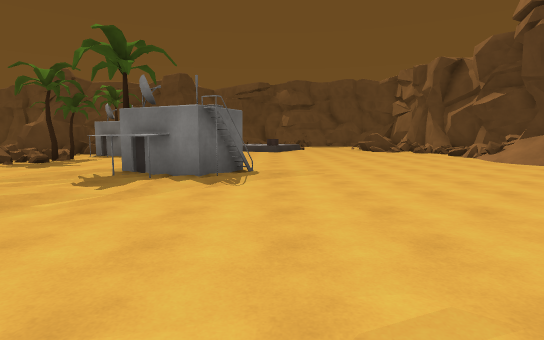
view 1 (above)

18 first-person views from a walk through a Unity game level. The camera is 1.5 m above the floor, tilts 6° down and sees 80° across. The floor is counted in squares, 2 m on a side. Each view is taken from the middle of a square. On the plan, view 1 faces up. The plan holds only what a view shows up to about 11 squares ahead; the rest is blank. The place goes on beyond the plan. The player is left out. Some animated figures are left out. Surface patterns are stand-ins for the level's own textures.

view 2
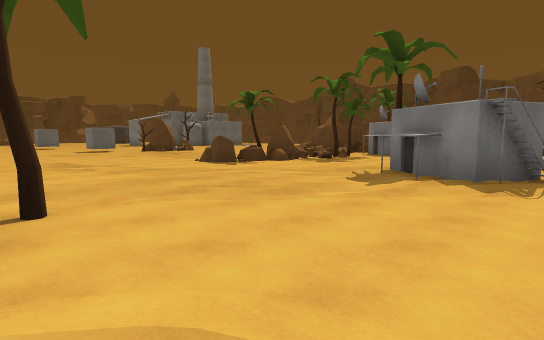

view 3
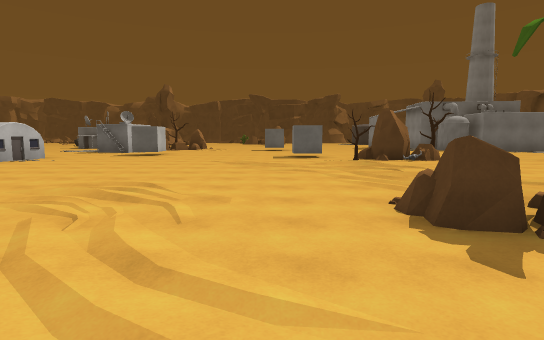

view 4
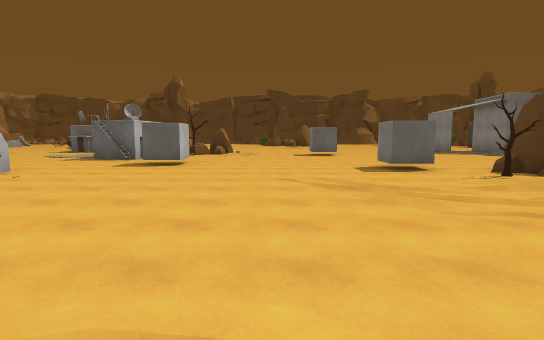

view 5
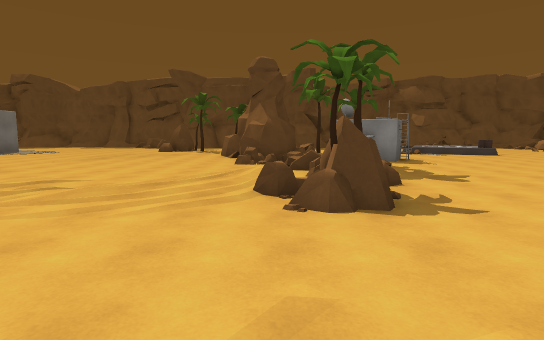

view 6
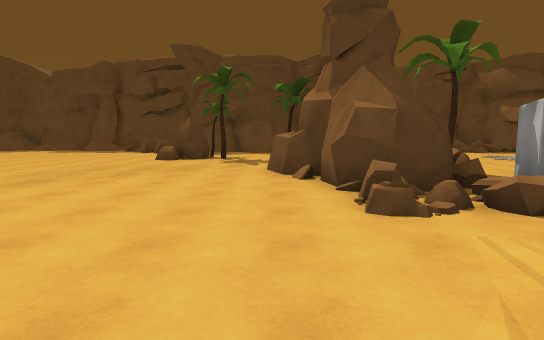

view 7
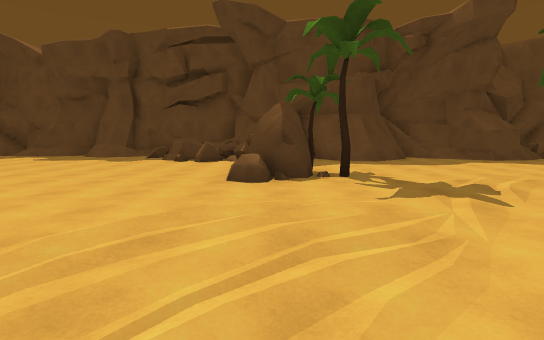

view 8
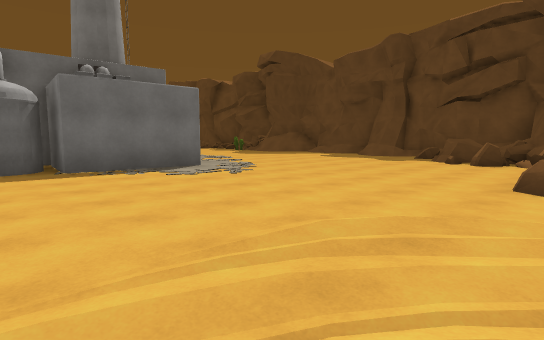

view 9
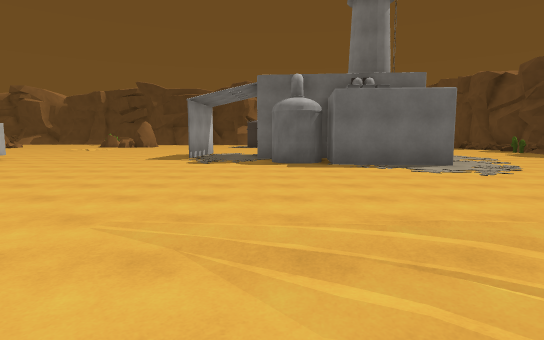

view 10
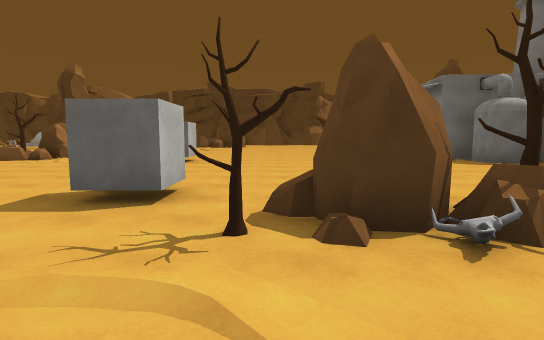

view 11
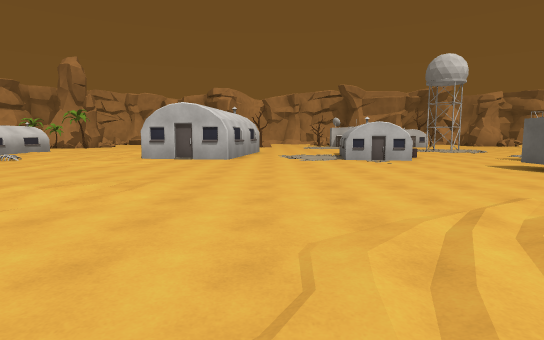

view 12
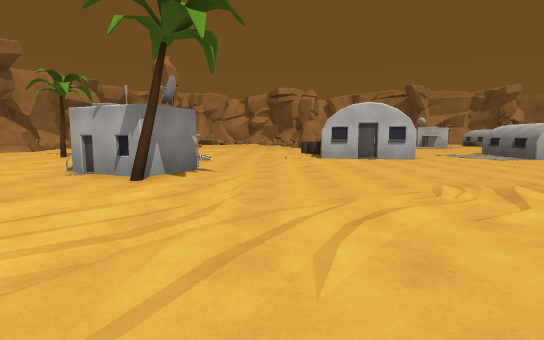

view 13
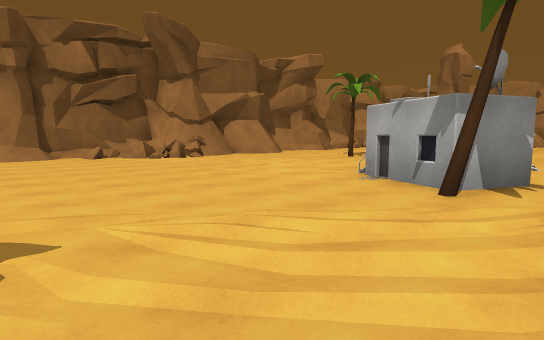

view 14
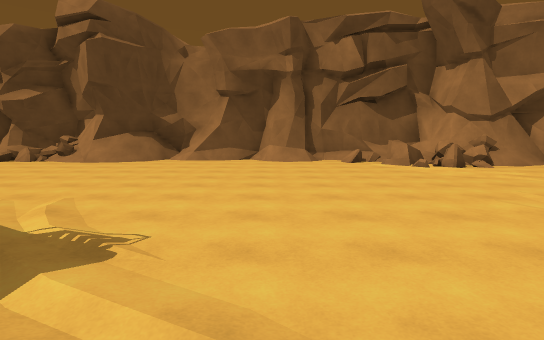

view 15
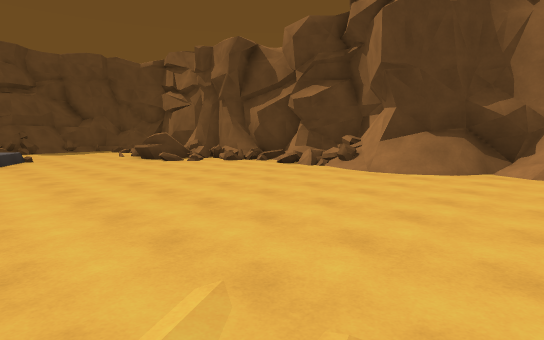

view 16
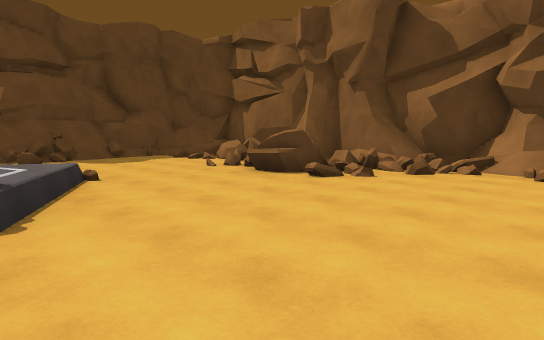

view 17
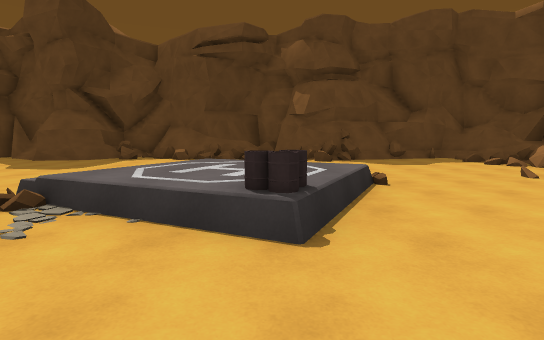

view 18
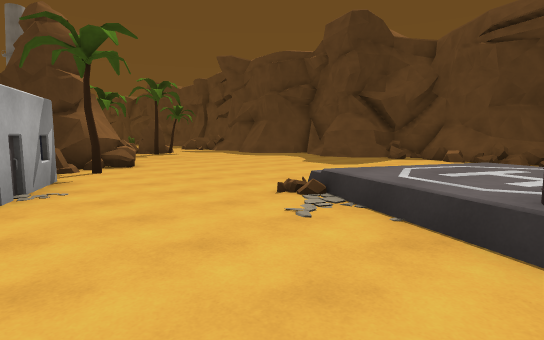

### Floor plan
Key: @ floor where view 1 was taken; # wall or solid block; . main floor; : floor 0.5 m higher than the main floor; / step, stairs or slope; = window, fence, low wall or low ledge; ^ raised ledge; T tree; R rock; B building; C cube; O other object.
Columns run from 24 left of view 1 to 9 right of it. Each row starts with its distance up from view 1.
 24   ....=^#######//##=#===#########
 23   .....=#= .##/..##../// =#...#=#
 22    ....... ...........   .....==#
 21 .......... ..........     ....#=
 20 ..........RT.........     .....##
 19 ..........RT...........:  .....=#
 18   ....................:: =...=  #
 17    #................./::#=...=
 16   ##.........T ##....//:#....#=#
 15  ##..........####T....../.....#=#
 14 ###...........####B............###
 13 #.............####BB............/#
 12  .............R## B#...........=##
 11 ................=T.............==#
 10 #...............=T............./##
  9 ........T.......#=.... ......../#
  8 .......RR.......RR...  ......../##
  7 ........RT.....RT....TBB......../#
  6 ................R....BBB........##
  5 .......C............../.........#
  4 .C  ............................#
  3     ............................#
  2    ............/................#
  1  /..................T.........==#
  0 R/..................BB./@....=^=#
 -1 RR  ..C.............BBB......####
 -2 ORR ................BB .......##
 -3    BB................  ..... ./#
 -4   BB#...BB...........   ...   ##
 -5     .... BB...##B....    T.

Where each view was taken, in squares from view 1:
view 1: 0 up, 0 right, facing up
view 2: 0 up, 0 right, facing up-left
view 3: 4 up, 5 left, facing left
view 4: 2 up, 9 left, facing left
view 5: 2 up, 9 left, facing up
view 6: 8 up, 11 left, facing up
view 7: 13 up, 14 left, facing up
view 8: 13 up, 14 left, facing up-left
view 9: 13 up, 13 left, facing left
view 10: 7 up, 13 left, facing left
view 11: 6 up, 12 left, facing down
view 12: 6 up, 6 left, facing down
view 13: 5 up, 5 left, facing down-right
view 14: 4 up, 3 left, facing right
view 15: 6 up, 0 right, facing up-right
view 16: 12 up, 0 right, facing up-right
view 17: 13 up, 0 right, facing up
view 18: 13 up, 0 right, facing up-left
